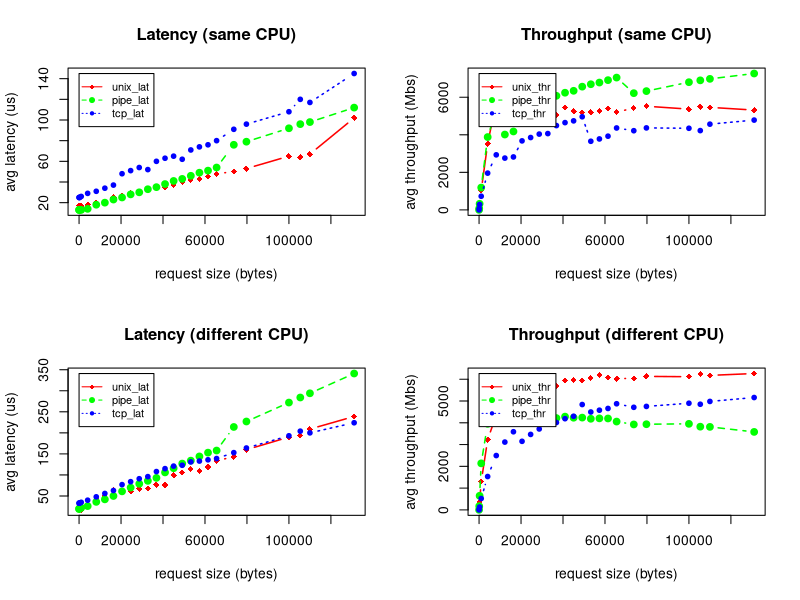

Reproduce this figure in R.
plot_fields <- function (inp, lats, xlab, ylab, t) {
  nlats <- length(lats)
  all_lats <- subset(inp, name %in% lats)
  xrange <- range(all_lats$size) 
  yrange <- range(all_lats$result)
  plot(xrange, yrange, type="n", xlab=xlab, ylab=ylab)
  title(t)
  colors <- rainbow(nlats) 
  linetype <- c(1:nlats) 
  plotchar <- seq(18,18+nlats,1)
  for (i in 1:nlats) { 
    tree <- subset(inp, name==lats[i]) 
    lines(tree$size, tree$result, type="b", lwd=1.5,
      lty=linetype[i], col=colors[i], pch=plotchar[i]) 
  } 
  legend(xrange[1], yrange[2], lats, cex=0.8, col=colors,
  	 pch=plotchar, lty=linetype)
}

inp_same <- read.table("results-same.csv", header=T)
inp_diff <- read.table("results-diff.csv", header=T)

par(mfrow=c(2,2))
plot_fields(inp_same, c("unix_lat", "pipe_lat", "tcp_lat"), "request size (bytes)", "avg latency (us)", "Latency (same CPU)");
plot_fields(inp_same, c("unix_thr", "pipe_thr", "tcp_thr"), "request size (bytes)", "avg throughput (Mbs)", "Throughput (same CPU)")
plot_fields(inp_diff, c("unix_lat", "pipe_lat", "tcp_lat"), "request size (bytes)", "avg latency (us)", "Latency (different CPU)");
plot_fields(inp_diff, c("unix_thr", "pipe_thr", "tcp_thr"), "request size (bytes)", "avg throughput (Mbs)", "Throughput (different CPU)")
